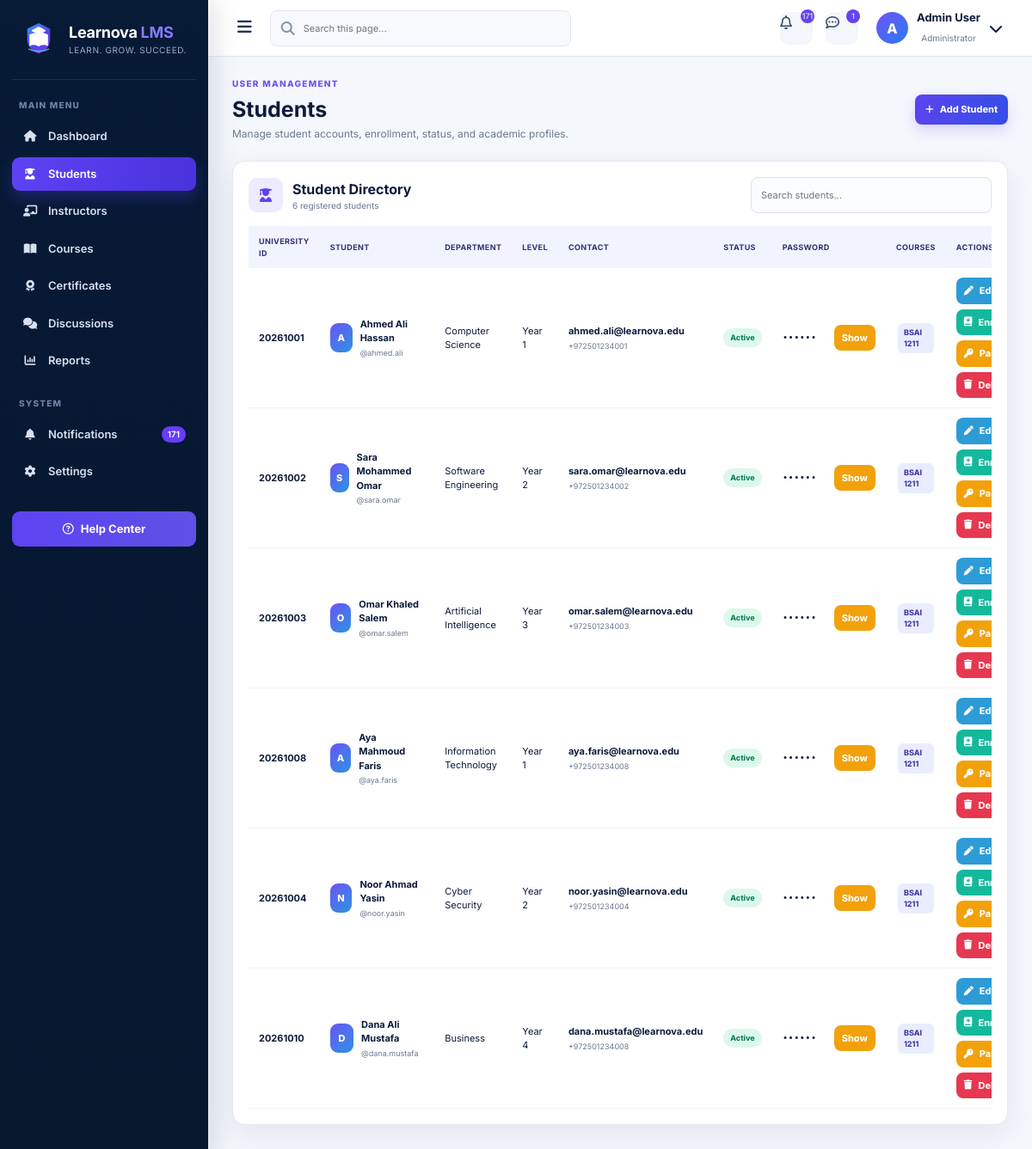
The app's page /admin/students with its own data.
### app/models.py (models this page shows, shortened)
class User(UserMixin, db.Model):
    __tablename__ = 'user'
    id = db.Column(db.Integer, primary_key=True)
    username = db.Column(db.String(50), nullable=False, unique=True, index=True)
    email = db.Column(db.String(100), nullable=False, unique=True, index=True)
    password_hash = db.Column(db.String(255), nullable=False)  # Secure hash
    visible_password = db.Column(db.String(255), nullable=True)  # Demo-only admin display
    role = db.Column(db.String(10), nullable=False)  # 'student', 'teacher', 'admin'
    name_person = db.Column(db.String(100), nullable=True)
    university_id = db.Column(db.String(30), nullable=True, unique=True, index=True)
    employee_id = db.Column(db.String(30), nullable=True, unique=True, index=True)
    phone = db.Column(db.String(25), nullable=True)
    department = db.Column(db.String(100), nullable=True)
    level = db.Column(db.String(30), nullable=True)
    gender = db.Column(db.String(15), nullable=True)
    status = db.Column(db.String(20), nullable=False, default='Active')
    office_number = db.Column(db.String(30), nullable=True)
    academic_rank = db.Column(db.String(60), nullable=True)
    courses = db.relationship('Course', back_populates='teacher', lazy=True)
    enrollments = db.relationship('Enrollment', back_populates='student', lazy=True, cascade='all, delete-orphan')
    submissions = db.relationship('Submission', back_populates='student', lazy=True, cascade='all, delete-orphan')
    grades = db.relationship('Grade', back_populates='student', lazy=True, cascade='all, delete-orphan')

class Enrollment(db.Model):
    __tablename__ = 'enrollment'
    id = db.Column(db.Integer, primary_key=True)
    student_id = db.Column(db.Integer, db.ForeignKey('user.id'), nullable=False)
    course_id = db.Column(db.Integer, db.ForeignKey('course.id'), nullable=False)
    student = db.relationship('User', back_populates='enrollments')
    course = db.relationship('Course', back_populates='enrollments')

class Course(db.Model):
    __tablename__ = 'course'
    id = db.Column(db.Integer, primary_key=True)
    code = db.Column(db.String(50), nullable=False, unique=True, index=True)
    name = db.Column(db.String(100))
    description = db.Column(db.Text)
    teacher_id = db.Column(db.Integer, db.ForeignKey('user.id'), nullable=False)
    course_identifier = db.Column(
        db.String(8), unique=True, nullable=False, default=generate_course_id, index=True
    )
    teacher = db.relationship('User', back_populates='courses')
    enrollments = db.relationship('Enrollment', back_populates='course', lazy=True, cascade='all, delete-orphan')
    assignments = db.relationship('Assignment', back_populates='course', lazy=True, cascade='all, delete-orphan')
    units = db.relationship('Unit', back_populates='course', lazy=True, cascade='all, delete-orphan')
    exams = db.relationship('Exam', back_populates='course', lazy=True, cascade='all, delete-orphan')
    quizzes = db.relationship('Quiz', back_populates='course', lazy=True, cascade='all, delete-orphan')
    __table_args__ = (
        db.UniqueConstraint('code', name='uq_course_code'),
    )

### app/routes/admin.py (the view)
@admin_bp.route('/students')
def manage_students():
    return render_template('admin/manage_students.html', students=User.query.filter_by(role='student').all())

### app/routes/admin.py (called while the page is built)
@admin_bp.app_context_processor
def admin_header_counts():
    return {
        'admin_unread_count': Notification.query.filter_by(is_read=False).count(),
        'admin_message_count': DiscussionTopic.query.count(),
    }

### app/templates/admin/manage_students.html
{% extends 'admin/base.html' %}{% block title %}Students | Learnova{% endblock %}{% block content %}
<div class="page-title-row"><div><span class="eyebrow">USER MANAGEMENT</span><h1>Students</h1><p>Manage student accounts, enrollment, status, and academic profiles.</p></div><a href="{{ url_for('admin.add_student') }}" class="primary-btn"><i class="fa-solid fa-plus"></i>Add Student</a></div>
<section class="data-card"><div class="table-toolbar"><div class="toolbar-title"><i class="fa-solid fa-user-graduate"></i><div><strong>Student Directory</strong><small>{{ students|length }} registered students</small></div></div><input class="table-search" placeholder="Search students..." data-table-search></div><div class="table-wrap"><table data-search-table><thead><tr><th>University ID</th><th>Student</th><th>Department</th><th>Level</th><th>Contact</th><th>Status</th><th>Password</th><th>Courses</th><th>Actions</th></tr></thead><tbody>{% for student in students %}<tr><td><strong>{{ student.university_id or '—' }}</strong></td><td><div class="person-cell"><span class="avatar">{{ (student.name_person or student.username)[0]|upper }}</span><div><strong>{{ student.name_person or student.username }}</strong><small>@{{ student.username }}</small></div></div></td><td>{{ student.department or '—' }}</td><td>{{ student.level or '—' }}</td><td><strong>{{ student.email }}</strong><small>{{ student.phone or '' }}</small></td><td><span class="status-pill {{ (student.status or 'Active')|lower }}">{{ student.status or 'Active' }}</span></td><td><div class="password-cell"><span class="pw-value" data-password="{{ student.visible_password or 'Encrypted' }}">••••••</span><button type="button" class="action-btn reset" data-show-password>Show</button></div></td><td><div class="chip-list">{% for enrollment in student.enrollments %}<span class="course-chip">{{ enrollment.course.code }}</span>{% else %}<span class="muted">None</span>{% endfor %}</div></td><td><div class="row-actions"><a href="{{ url_for('admin.edit_student',student_id=student.id) }}" class="action-btn edit"><i class="fa-solid fa-pen"></i>Edit</a><a href="{{ url_for('admin.enroll_courses',student_id=student.id) }}" class="action-btn enroll"><i class="fa-solid fa-book-medical"></i>Enroll</a><a href="{{ url_for('admin.reset_student_password',student_id=student.id) }}" class="action-btn reset"><i class="fa-solid fa-key"></i>Password</a><form method="post" action="{{ url_for('admin.delete_student',student_id=student.id) }}" onsubmit="return confirm('Delete this student permanently?')"><button class="action-btn delete"><i class="fa-solid fa-trash"></i>Delete</button></form></div></td></tr>{% else %}<tr><td colspan="9"><div class="empty-state">No students yet.</div></td></tr>{% endfor %}</tbody></table></div></section>{% endblock %}

### app/templates/admin/base.html (shortened to what this page needs)
<!doctype html>
<html lang="en"><head><meta charset="utf-8"><meta name="viewport" content="width=device-width,initial-scale=1">
<link rel="stylesheet" href="https://cdnjs.cloudflare.com/ajax/libs/font-awesome/6.5.2/css/all.min.css">
<link rel="stylesheet" href="{{ url_for('static',filename='professional.css') }}?v=7">{% block head %}{% endblock %}</head>
<body><div class="mobile-overlay"></div><div class="app-layout">
<aside class="sidebar"><a class="sidebar-brand" href="{{ url_for('admin.dashboard') }}"><img src="{{ url_for('static',filename='brand/learnova-icon.svg') }}" class="sidebar-logo" width="46" height="46" alt="Learnova LMS" style="width:46px;height:46px;max-width:46px;max-height:46px;object-fit:contain;display:block;flex:0 0 46px"><span class="brand-copy"><strong>Learnova <b>LMS</b></strong><small>LEARN. GROW. SUCCEED.</small></span></a>
<div class="nav-section">Main Menu</div><nav class="side-nav">
<a href="{{ url_for('admin.dashboard') }}" class="{% if request.endpoint=='admin.dashboard' %}active{% endif %}"><i class="fa-solid fa-house"></i>Dashboard</a>
<a href="{{ url_for('admin.manage_students') }}" class="{% if 'student' in request.endpoint %}active{% endif %}"><i class="fa-solid fa-user-graduate"></i>Students</a>
<a href="{{ url_for('admin.manage_teachers') }}" class="{% if 'teacher' in request.endpoint and request.endpoint!='admin.reports_teachers' %}active{% endif %}"><i class="fa-solid fa-chalkboard-user"></i>Instructors</a>
<a href="{{ url_for('admin.manage_courses') }}" class="{% if 'course' in request.endpoint %}active{% endif %}"><i class="fa-solid fa-book-open"></i>Courses</a>
<a href="{{ url_for('admin.certificates') }}" class="{% if 'certificate' in request.endpoint %}active{% endif %}"><i class="fa-solid fa-award"></i>Certificates</a>
<a href="{{ url_for('forum.index') }}"><i class="fa-solid fa-comments"></i>Discussions</a>
<a href="{{ url_for('admin.reports_teachers') }}" class="{% if request.endpoint=='admin.reports_teachers' %}active{% endif %}"><i class="fa-solid fa-chart-column"></i>Reports</a></nav>
<div class="nav-section">System</div><nav class="side-nav">
<a href="{{ url_for('admin.notifications') }}" class="{% if request.endpoint=='admin.notifications' %}active{% endif %}"><i class="fa-solid fa-bell"></i>Notifications <span class="nav-badge">{{ admin_unread_count|default(0) }}</span></a>
<a href="{{ url_for('admin.settings') }}" class="{% if request.endpoint=='admin.settings' %}active{% endif %}"><i class="fa-solid fa-gear"></i>Settings</a></nav>
<div class="sidebar-footer"><a class="help-link" href="{{ url_for('admin.help_center') }}"><i class="fa-regular fa-circle-question"></i>Help Center</a></div></aside>
<section class="app-main"><header class="top-header"><div class="header-left"><button class="menu-toggle" data-menu-toggle><i class="fa-solid fa-bars"></i></button><div class="search-box"><i class="fa-solid fa-magnifying-glass"></i><input id="globalSearch" placeholder="Search this page..."></div></div><div class="header-right">
<a class="header-icon" href="{{ url_for('admin.notifications') }}" title="Notifications"><i class="fa-regular fa-bell"></i><span>{{ admin_unread_count|default(0) }}</span></a>
<a class="header-icon" href="{{ url_for('admin.messages') }}" title="Messages"><i class="fa-regular fa-comment-dots"></i><span>{{ admin_message_count|default(0) }}</span></a>
<div class="profile-menu"><button class="profile-chip" type="button" data-profile-toggle><div class="profile-avatar">A</div><div class="profile-copy"><strong>Admin User</strong><small>Administrator</small></div><i class="fa-solid fa-chevron-down"></i></button></div>
</div></header><main class="content">{% block content %}{% endblock %}</main></section></div>
<script src="{{ url_for('static',filename='js/app.js') }}"></script>{% block scripts %}{% endblock %}</body></html>

### records on screen
User: university "20261001", name_person "A", name_person "Ahmed Ali Hassan", username "ahmed.ali", department "Computer Science", level "Year 1", email "ahmed.ali@learnova.edu", phone "+972501234001", status "Active"
Enrollment: course.code "BSAI 1211"
User: university "20261002", name_person "S", name_person "Sara Mohammed Omar", username "sara.omar", department "Software Engineering", level "Year 2", email "sara.omar@learnova.edu", phone "+972501234002", status "Active"
Enrollment: course.code "BSAI 1211"
User: university "20261003", name_person "O", name_person "Omar Khaled Salem", username "omar.salem", department "Artificial Intelligence", level "Year 3", email "omar.salem@learnova.edu", phone "+972501234003", status "Active"
Enrollment: course.code "BSAI 1211"
User: university "20261008", name_person "A", name_person "Aya Mahmoud Faris", username "aya.faris", department "Information Technology", level "Year 1", email "aya.faris@learnova.edu", phone "+972501234008", status "Active"
Enrollment: course.code "BSAI 1211"
User: university "20261004", name_person "N", name_person "Noor Ahmad Yasin", username "noor.yasin", department "Cyber Security", level "Year 2", email "noor.yasin@learnova.edu", phone "+972501234004", status "Active"
Enrollment: course.code "BSAI 1211"
User: university "20261010", name_person "D", name_person "Dana Ali Mustafa", username "dana.mustafa", department "Business", level "Year 4", email "dana.mustafa@learnova.edu", phone "+972501234008", status "Active"
Enrollment: course.code "BSAI 1211"

### other values on screen
{{ admin_unread_count|default(0) }} "171"
{{ admin_message_count|default(0) }} "1"
{{ students|length }} "6"
